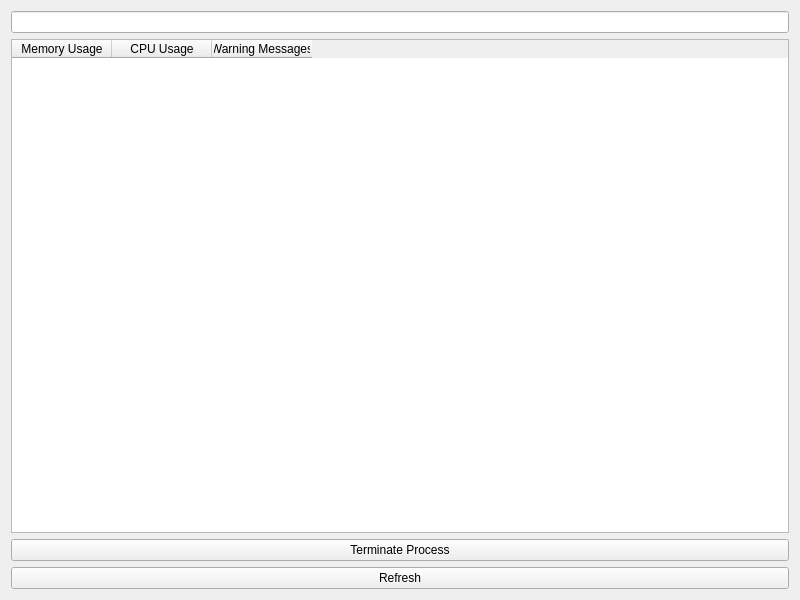
<?xml version="1.0" encoding="UTF-8"?>
<ui version="4.0">
 <class>MonitorWindow</class>
 <widget class="QWidget" name="MonitorWindow">
  <property name="geometry">
   <rect>
    <x>0</x>
    <y>0</y>
    <width>800</width>
    <height>600</height>
   </rect>
  </property>
  <property name="windowTitle">
   <string>MonitorWindow</string>
  </property>
  <layout class="QVBoxLayout" name="verticalLayout">
   <item>
    <widget class="QLineEdit" name="lineEdit"/>
   </item>
   <item>
    <widget class="QTableWidget" name="tableWidget_2">
     <property name="minimumSize">
      <size>
       <width>778</width>
       <height>0</height>
      </size>
     </property>
     <column>
      <property name="text">
       <string>Memory Usage</string>
      </property>
     </column>
     <column>
      <property name="text">
       <string>CPU Usage</string>
      </property>
     </column>
     <column>
      <property name="text">
       <string>Warning Messages</string>
      </property>
     </column>
    </widget>
   </item>
   <item>
    <widget class="QPushButton" name="pushButton_2">
     <property name="text">
      <string>Terminate Process</string>
     </property>
    </widget>
   </item>
   <item>
    <widget class="QPushButton" name="pushButton">
     <property name="text">
      <string>Refresh</string>
     </property>
    </widget>
   </item>
  </layout>
 </widget>
 <resources/>
 <connections/>
</ui>
